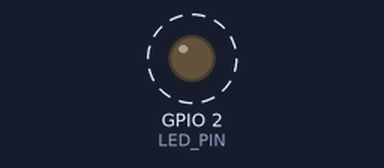
Recording of a program running on a simulated ESP32. On the bench: output pins drawn as LEDs (lit = HIGH). Dashed ring = blinking.

Above: at 0.5 s.
Timing chart, 0 to 4.6 s (numbered marks = the images above):
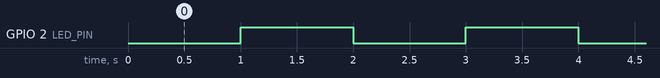

Measured:
- by itself, GPIO 2 (LED_PIN): alternates HIGH for 1.0 s and LOW for 1.0 s

The program:

main.cpp
```cpp
// ALi Hassan
// 1011
// Blinking LED using timer

#include <Arduino.h>

#define LED_PIN 2            // GPIO4 for LED
hw_timer_t *My_timer = nullptr;

// ---- Timer ISR ----
void IRAM_ATTR onTimer() {
  digitalWrite(LED_PIN, !digitalRead(LED_PIN));  // toggle LED
}

// ---- Setup ----
void setup() {
  pinMode(LED_PIN, OUTPUT);

  // timerBegin(timer number 0-3, prescaler, countUp)
  // 80 MHz / 80 = 1 MHz → tick = 1 µs
  My_timer = timerBegin(0, 80, true);

  // attach ISR to timer, edge-triggered
  timerAttachInterrupt(My_timer, &onTimer, true);

  // trigger every 1 000 000 µs = 1 s
  timerAlarmWrite(My_timer, 1'000'000, true);

  // enable alarm
  timerAlarmEnable(My_timer);
}

void loop() {
  // main loop free for other code
}
```
